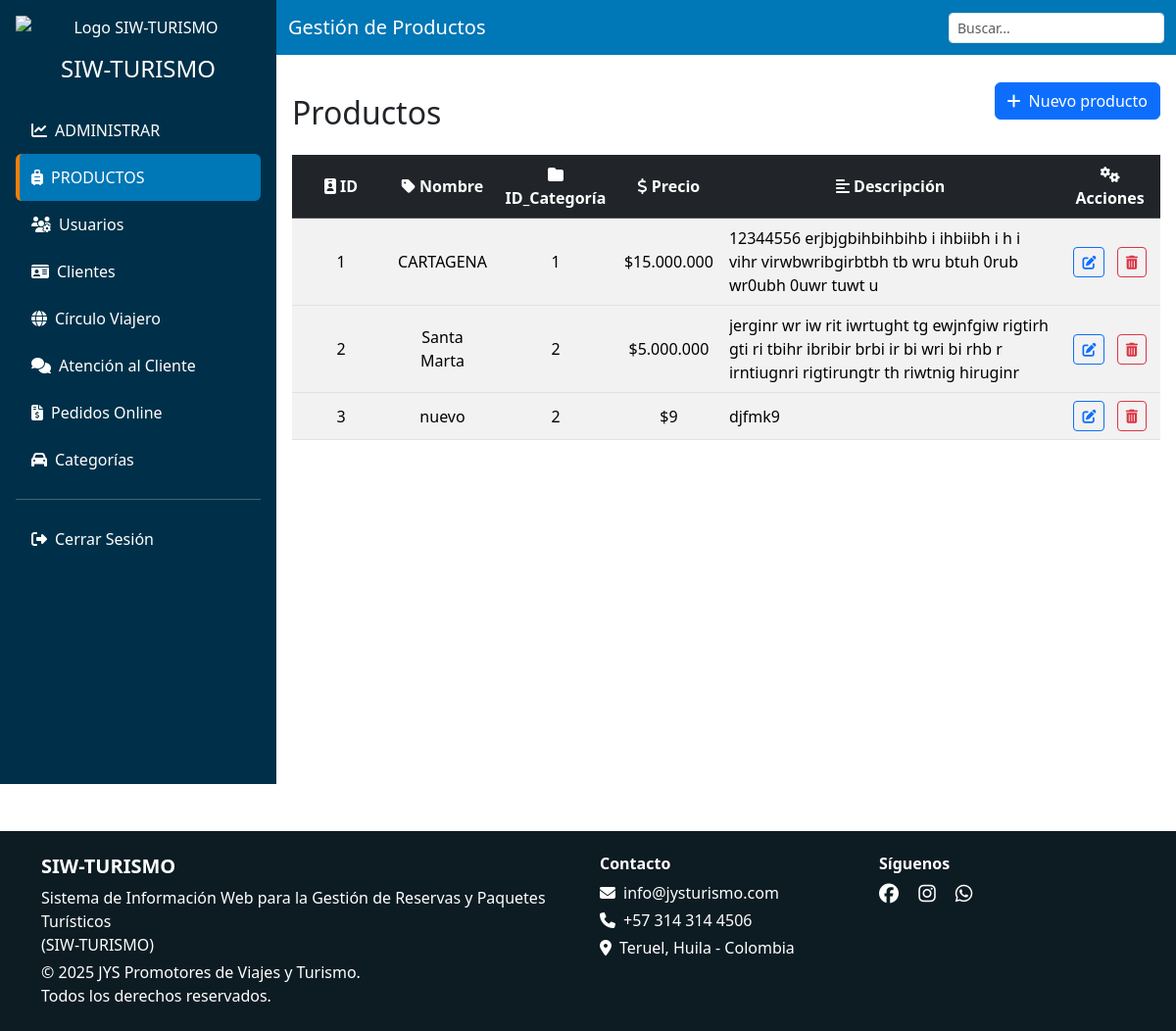
Page /vista/admin/productos.php (signed in) on the committed database.
### tables this page shows
CREATE TABLE `productos` (
  `id` int(11) NOT NULL,
  `id_categoria` int(11) NOT NULL,
  `nombre` text NOT NULL,
  `imagen` varchar(200) NOT NULL,
  `descripcion` text NOT NULL,
  `precio` int(11) NOT NULL
);

### modelo/productos_m.php (called while the page is built, shortened)
<?php
function obtenerProductos($conn) {
    $result = mysqli_query($conn, "SELECT * FROM productos");
    return mysqli_fetch_all($result, MYSQLI_ASSOC);
}
?>

### vista/admin/productos.php (the view, shortened to what this page needs)
<?php include ('header.php'); ?>
<body>
    <?php
        include '../../conexion.php';
        include '../../modelo/productos_m.php';
        $productos = obtenerProductos($conn);
    ?>
    <div class="d-flex flex-column flex-lg-row">
        <?php include ('sidebar.php'); ?>
        <div class="flex-grow-1">
            <nav class="navbar navbar-dark ">
                <div class="container-fluid">
                    <span class="navbar-brand">Gestión de Productos</span>
                    <div class="dataTables_filter">
                        <input type="search" id="buscar" class="form-control form-control-sm" placeholder="Buscar...">
                    </div>
                </div>
            </nav>
            <div class="main-content">
                <div class="d-flex justify-content-between align-items-center mb-4">
                    <h2 class="mb-3 mb-md-0 mt-4 ">Productos</h2>
                    <button class="btn btn-primary " data-bs-toggle="modal" data-bs-target="#modalproducto">
                        <i class="fas fa-plus me-2"></i>Nuevo producto
                    </button>
                </div>
                <div class="table-responsive">
                    <table class="table table-striped table-hover align-middle">
                        <thead class="table-dark text-center">
                            <tr>
                                <th><i class="fas fa-id-badge"></i> ID</th>
                                <th><i class="fas fa-tag"></i> Nombre</th>
                                <th><i class="fas fa-folder"></i> ID_Categoría</th>
                                <th><i class="fas fa-dollar-sign"></i> Precio</th>
                                <th><i class="fas fa-align-left"></i> Descripción</th>
                                <th><i class="fas fa-cogs"></i> Acciones</th>
                            </tr>
                        </thead>
                        <?php foreach ($productos as $producto): ?>
                        <tbody class="text-center">
                            <tr>
                                <td><?= $producto['id'] ?></td>
                                <td><?= $producto['nombre'] ?></td>
                                <td><?= $producto['id_categoria'] ?></td>
                                <td>$<?= number_format($producto['precio'], 0, ',', '.') ?></td>
                                <td><div class="overflow-auto" style="max-height: 100px; max-width: 100%; text-align: left; overflow-wrap: break-word;"><?= $producto['descripcion'] ?></div></td>
                                <td>
                                    <button class="btn btn-sm btn-outline-primary me-2" data-bs-toggle="modal"
                                        data-bs-target="#modalEditar<?= $producto['id'] ?>"><i class="fas fa-edit"></i>
                                    </button>
                                    <button class="btn btn-sm btn-outline-danger" onclick="eliminar(event, <?= $producto['id'] ?>)" >
                                        <i class="fas fa-trash-alt"></i>
                                    </button>
                                </td>
                            </tr>
                            <?php endforeach; ?>
                        </tbody>
                    </table>
                </div>
            </div>
        </div>
    </div>
    <?php include ('footer.php'); ?>
</body>
</html>

### vista/admin/productos.php (style rules this page uses)
.table-responsive { overflow-x: auto; max-width: 100%; }
.main-content { padding: 1rem; }
th, td { overflow-wrap: break-word; min-width: 100px; text-align: center; vertical-align: middle; }

### rows in the picture
productos: id "1", nombre "CARTAGENA", id_categoria "1", precio "15.000.000", descripcion "12344556 erjbjgbihbihbihb i ihbiibh i h i vihr virwbwribgirbtbh tb wru btuh 0rub wr0ubh 0uwr tuwt u"
productos: id "2", nombre "Santa Marta", id_categoria "2", precio "5.000.000", descripcion "jerginr wr iw rit iwrtught tg ewjnfgiw rigtirh gti ri tbihr ibribir brbi ir bi wri bi rhb r irntiugnri rigtirungtr th riwtnig hiruginr"
productos: id "3", nombre "nuevo", id_categoria "2", precio "9", descripcion "djfmk9"
